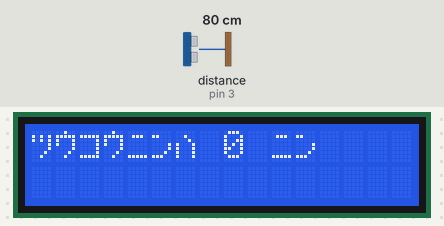
The sketch below on a simulated Arduino Uno, built with avr-gcc and run on an emulated ATmega328P. Shown: 16×2 character LCD. Wiring (inferred from the names in the program): ultrasonic range finder: trigger pin 2; echo pin 3. Inputs (shaded band) come from the test bench; at power-on: distance to the obstacle (sensor on pin 3) 80 cm. The echo pulse lasts 58.3 µs per cm.

Above: at 1.2 s.
1.3 s: distance to the obstacle (sensor on pin 3) set to 2 cm
At 1.9 s:
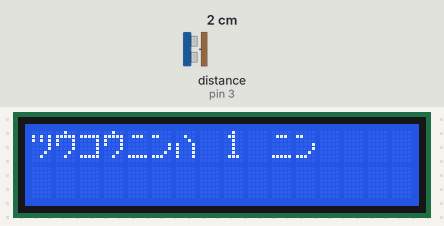
Timing chart, 0 to 4.3 s (numbered marks = the images above; inputs shaded):
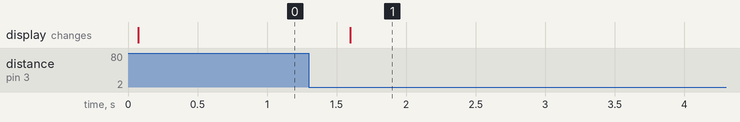

Measured:
- after the input at 1.3 s, the display: changes after 0.30 s (image 1)

The sketch:

4.ino
```cpp
#include <LiquidCrystal.h> // LCDのライブラリを使う

const int TrigPin = 2;  // 超音波センサーのTrigPinを2ピンに指定
const int EchoPin = 3;  // 超音波センサーのEchoPinを3ピンに指定
float TimeOfFlight = 0; // 超音波が飛んでいる時間を格納する変数
float distance = 0;     // 計算した距離を格納する変数
int count = 0;          // 通行人数を格納する変数
bool passing = false;   // 人が通過しているかを格納するフラグ変数

LiquidCrystal lcd( 5, 6, 9, 10, 11, 12 ); // LiquidCrystal型の変数を生成、使うピンの設定をしている

void setup() {
    lcd.begin(16, 2);            // ディスプレイの列数と行数を設定, (列, 行)
    lcd.clear();                 // LCDをクリアする
    lcd.setCursor(0, 0);         // カーソルの位置を(列, 行)に合わせる

    Serial.begin( 9600 );
    pinMode( TrigPin, OUTPUT );  // TrigPinをOUTPUTに指定
    pinMode( EchoPin, INPUT );   // EchoPinをINPUTに指定
}

void loop() {
    // Pinの初期化
    digitalWrite(TrigPin, LOW);
    delayMicroseconds(10);       // 10μs待機

    // 超音波を出力
    digitalWrite(TrigPin, HIGH);
    delayMicroseconds(10);
    digitalWrite(TrigPin, LOW);

    // 超音波が帰ってくる時間を計測
    TimeOfFlight = pulseIn(EchoPin, HIGH);

    // 計測した時間が0越えていたら実行
    if (TimeOfFlight > 0) {
        TimeOfFlight = TimeOfFlight / 2;       // 往復する時間になっているので半分にする

        // 音速を340m/sとして距離の計算, cmへの換算
        distance = 340 * TimeOfFlight / 10000; //距離 = 速さ × 時間

        /*
        // 距離が0~20cmのとき
        if(distance >= 0 && distance < 20){
            lcd.clear();                            // LCDをクリアする
            lcd.setCursor(0, 0);                    // カーソルの位置を(0, 0)に合わせる
            lcd.print("\xc4\xc3\xd3\xc1\xb6\xb2!"); // LCDに トテモチカイ! を表示
        }

        // 距離が20~60cmのとき
        else if(distance >= 20 && distance < 60){
            lcd.clear();                            // LCDをクリアする
            lcd.setCursor(0, 0);                    // カーソルの位置を(0, 0)に合わせる
            lcd.print("\xc1\xb6\xb2!");             // LCDに チカイ! を表示
        }

        // 距離が60~100cmのとき
        else if(distance >= 60 && distance < 100){
            lcd.clear();                            // LCDをクリアする
            lcd.setCursor(0, 0);                    // カーソルの位置を(0, 0)に合わせる
            lcd.print("\xc4\xb5\xb2!");             // LCDに トオイ! を表示
        }

        // その他(距離が100cm以上のとき)
        else{
            lcd.clear();                            // LCDをクリアする
            lcd.setCursor(0, 0);                    // カーソルの位置を(0, 0)に合わせる
            lcd.print("\xc4\xc3\xd3\xc4\xb5\xb2!"); // LCDに トテモトオイ! を表示
        }
        */

        // もし距離が60cm未満なら
        if(distance < 60){

          // もしpassingがfalseなら
          if(passing == false){
            passing = true;  // passingをtrueにする
            count++;         // countを１増やす(通行人を1人カウントする)
          }
        }

        // それ以外なら(距離が60cm以上なら)
        else{
          passing = false;   // passingをfalseにする
        }

        // 表示する文章を作成, int型のcountをString型に変換
        String str = "\xc2\xb3\xba\xb3\xc6\xdd\xca " + String(count) + " \xc6\xdd"; // ツウコウニンハ count ニン
        lcd.clear();         // LCDをクリアする
        lcd.setCursor(0, 0); // カーソルの位置を(0, 0)に合わせる
        lcd.print(str);      // LCDにstrを出力する
    }
    delay(500); //500ms待機
}
```
